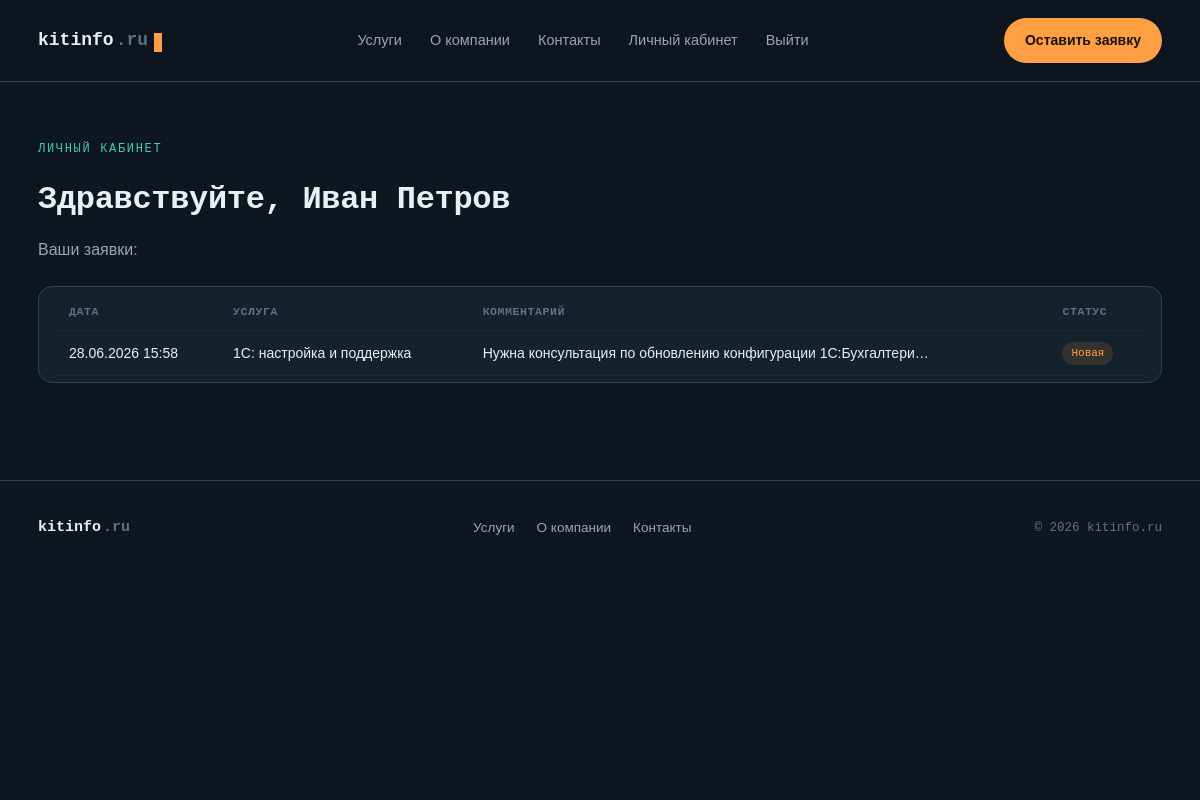
The app's page /dashboard.php (signed in) with its own data.
### tables this page shows
CREATE TABLE users (
    id              INT UNSIGNED AUTO_INCREMENT PRIMARY KEY,
    organization_id INT UNSIGNED      NULL,
    full_name       VARCHAR(150)      NOT NULL,
    email           VARCHAR(150)      NOT NULL,
    phone           VARCHAR(20)       NULL,
    password_hash   VARCHAR(255)      NOT NULL,
    role            ENUM('user','admin') NOT NULL DEFAULT 'user',
    is_active       TINYINT(1)        NOT NULL DEFAULT 1,
    failed_attempts SMALLINT UNSIGNED NOT NULL DEFAULT 0,
    locked_until    DATETIME          NULL,
    created_at      DATETIME          NOT NULL DEFAULT CURRENT_TIMESTAMP,
    updated_at      DATETIME          NOT NULL DEFAULT CURRENT_TIMESTAMP ON UPDATE CURRENT_TIMESTAMP,
    UNIQUE KEY uq_users_email (email),
    KEY idx_users_role (role),
    CONSTRAINT fk_users_organization
        FOREIGN KEY (organization_id) REFERENCES organizations(id)
        ON DELETE SET NULL ON UPDATE CASCADE
);

CREATE TABLE requests (
    id              INT UNSIGNED AUTO_INCREMENT PRIMARY KEY,
    user_id         INT UNSIGNED      NULL,
    organization_id INT UNSIGNED      NULL,
    service_id      INT UNSIGNED      NULL,
    guest_name      VARCHAR(150)      NULL,
    guest_phone     VARCHAR(20)       NULL,
    guest_email     VARCHAR(150)      NULL,
    message         TEXT              NULL,
    status          ENUM('new','in_progress','done','rejected') NOT NULL DEFAULT 'new',
    admin_comment   TEXT              NULL,
    created_at      DATETIME          NOT NULL DEFAULT CURRENT_TIMESTAMP,
    updated_at      DATETIME          NOT NULL DEFAULT CURRENT_TIMESTAMP ON UPDATE CURRENT_TIMESTAMP,
    KEY idx_requests_status (status),
    KEY idx_requests_created (created_at),
    CONSTRAINT fk_requests_user
        FOREIGN KEY (user_id) REFERENCES users(id)
        ON DELETE SET NULL ON UPDATE CASCADE,
    CONSTRAINT fk_requests_organization
        FOREIGN KEY (organization_id) REFERENCES organizations(id)
        ON DELETE SET NULL ON UPDATE CASCADE,
    CONSTRAINT fk_requests_service
        FOREIGN KEY (service_id) REFERENCES services(id)
        ON DELETE SET NULL ON UPDATE CASCADE
);

CREATE TABLE services (
    id            INT UNSIGNED AUTO_INCREMENT PRIMARY KEY,
    code          VARCHAR(40)       NOT NULL,
    title         VARCHAR(150)      NOT NULL,
    category      ENUM('1c','outsource','server','kkm') NOT NULL,
    description   TEXT              NULL,
    price_from    DECIMAL(10,2)     NULL,
    is_active     TINYINT(1)        NOT NULL DEFAULT 1,
    sort_order    SMALLINT UNSIGNED NOT NULL DEFAULT 0,
    created_at    DATETIME          NOT NULL DEFAULT CURRENT_TIMESTAMP,
    updated_at    DATETIME          NOT NULL DEFAULT CURRENT_TIMESTAMP ON UPDATE CURRENT_TIMESTAMP,
    UNIQUE KEY uq_services_code (code)
);

### Database.php (called while the page is built)
<?php
class Database
{
    private static ?PDO $instance = null;
    public static function pdo(): PDO
    {
        if (self::$instance === null) {
            $dsn = sprintf(
                'mysql:host=%s;dbname=%s;charset=%s',
                DB_HOST,
                DB_NAME,
                DB_CHARSET
            );
            try {
                self::$instance = new PDO($dsn, DB_USER, DB_PASS, [
                    PDO::ATTR_ERRMODE            => PDO::ERRMODE_EXCEPTION,
                    PDO::ATTR_DEFAULT_FETCH_MODE => PDO::FETCH_ASSOC,
                    PDO::ATTR_EMULATE_PREPARES   => false,
                ]);
            } catch (PDOException $e) {
                error_log('DB connection failed: ' . $e->getMessage());
                http_response_code(500);
                die('Сервис временно недоступен. Попробуйте позже.');
            }
        }
        return self::$instance;
    }
}

### Auth.php (called while the page is built, shortened)
<?php
class Auth
{
    public static function user(): ?array
    {
        static $cached = null;
        if ($cached !== null) {
            return $cached === false ? null : $cached;
        }
        $stmt = Database::pdo()->prepare('SELECT * FROM users WHERE id = :id AND is_active = 1');
        $stmt->execute(['id' => $_SESSION['user_id']]);
        $user = $stmt->fetch();
        return $user ?: null;
    }
    public static function requireUser(): array
    {
        $user = self::user();
        return $user;
    }
}

### helpers.php (called while the page is built, shortened)
<?php
function e(?string $value): string
{
    return htmlspecialchars($value ?? '', ENT_QUOTES, 'UTF-8');
}

### dashboard.php (the view, shortened to what this page needs)
<?php
$user = Auth::requireUser();
$stmt = Database::pdo()->prepare(
    'SELECT r.*, s.title AS service_title
     FROM requests r
     LEFT JOIN services s ON s.id = r.service_id
     WHERE r.user_id = :uid
     ORDER BY r.created_at DESC'
);
$stmt->execute(['uid' => $user['id']]);
$requests = $stmt->fetchAll();
$statusLabels = ['new' => 'Новая', 'in_progress' => 'В работе', 'done' => 'Выполнена', 'rejected' => 'Отклонена'];
require __DIR__ . '/../templates/header.php';
?>
<section>
  <div class="eyebrow">Личный кабинет</div>
  <h2>Здравствуйте, <?= e($user['full_name']) ?></h2>
  <p style="margin-bottom:24px;">Ваши заявки:</p>
  <div class="table-wrap">
    <table>
      <thead><tr><th>Дата</th><th>Услуга</th><th>Комментарий</th><th>Статус</th></tr></thead>
      <tbody>
        <?php foreach ($requests as $r): ?>
          <tr>
            <td><?= e(date('d.m.Y H:i', strtotime($r['created_at']))) ?></td>
            <td><?= e($r['service_title'] ?? 'Консультация') ?></td>
            <td><?= e(mb_strimwidth((string)$r['message'], 0, 60, '…')) ?></td>
            <td><span class="badge badge-<?= e($r['status']) ?>"><?= e($statusLabels[$r['status']]) ?></span></td>
          </tr>
        <?php endforeach; ?>
      </tbody>
    </table>
  </div>
</section>
<?php require __DIR__ . '/../templates/footer.php'; ?>

### style.css (style rules this page uses)
:root { --bg:#0E1620; --bg-soft:#101C28; --surface:#15212C; --surface-alt:#1B2A37; --line:#26384660; --line-strong:#2E4256; --text:#E9EFF5; --text-dim:#93A6B8; --text-faint:#5D7186; --accent:#FF9F43; --teal:#46C9B6; --paper:#F3EFE3; --paper-text:#1C2420; --paper-dim:#6B6456; --danger:#FF6B6B; --ok:#46C9B6; --radius:14px; --maxw:1180px; --mono:'JetBrains Mono', monospace; --sans:'Manrope', sans-serif; }
* { box-sizing:border-box; margin:0; padding:0; }
html { scroll-behavior:smooth; }
body { background:var(--bg); color:var(--text); font-family:var(--sans); line-height:1.5; overflow-x:hidden; }
section { position:relative; z-index:1; }
h1,h2,h3 { font-family:var(--mono); letter-spacing:-0.01em; }
h2 { font-size:clamp(24px,3vw,32px); font-weight:700; margin-bottom:14px; }
p { color:var(--text-dim); }
.eyebrow { font-family:var(--mono); font-size:12px; letter-spacing:.14em; text-transform:uppercase; color:var(--teal); margin-bottom:18px; }
table { width:100%; border-collapse:collapse; font-size:14px; }
table th, table td { text-align:left; padding:10px 12px; border-bottom:1px solid var(--line); }
table th { font-family:var(--mono); font-size:11.5px; text-transform:uppercase; letter-spacing:.05em; color:var(--text-faint); }
.table-wrap { overflow-x:auto; background:var(--surface); border:1px solid var(--line-strong); border-radius:var(--radius); padding:6px 18px; }
.badge { font-family:var(--mono); font-size:11px; padding:3px 9px; border-radius:999px; display:inline-block; }
.badge-new { background:#FF9F4322; color:var(--accent); }

### records on screen
users: full_name "Иван Петров"
requests: created_at "28.06.2026 15:58", service.title "1С: настройка и поддержка", message "Нужна консультация по обновлению конфигурации 1С:Бухгалтери…", status "Новая"
